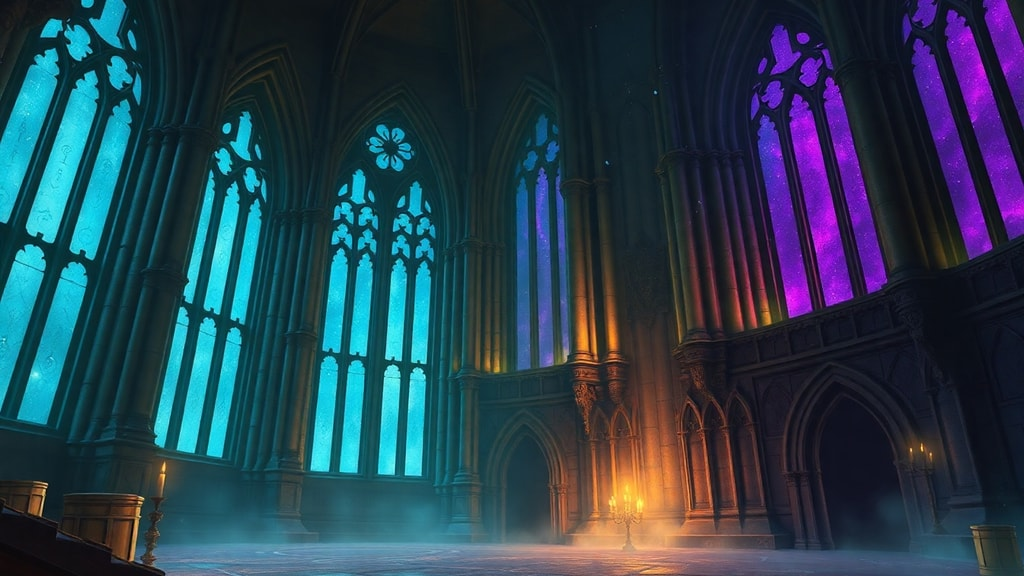
#> input picture tools/art_director/iterations/tower/backdrop.jpg, 1024 x 576 px
$ python gen_tower_art.py
#> lines starting #> are read from the running program, lines starting #| are printed output that depends on the picture; after the words box and inside, x2 and y2 are one past the last pixel; in counts of white or black regions, pixels touching at a corner belong together
#!/usr/bin/env python3
"""gen_tower_art.py — processa a arte da torre (Pollinations flux) pros assets do
jogo. Tema ARCANO: pedra de tijolo + runas purpura, catedral de mago.

  backdrop.jpg -> assets/sprites/backgrounds/tower_backdrop.png (1280x720)
  wall.jpg     -> assets/tilesets/tower_wall.png  (seamless, graduado)
              -> assets/tilesets/tower_floor.png  (tijolo + topo desgastado)
              -> assets/tilesets/tower_platform.png (tijolo + sombra embaixo)
  door.jpg     -> assets/sprites/tower_door.png (key-out do fundo preto, alpha)

Uso: python tools/art_director/gen_tower_art.py
"""
from __future__ import annotations
from collections import deque
from pathlib import Path
from PIL import Image, ImageFilter
import numpy as np

ROOT = Path(__file__).resolve().parents[2]
RAW = ROOT / "tools" / "art_director" / "iterations" / "tower"
BG = ROOT / "assets" / "sprites" / "backgrounds"
TS = ROOT / "assets" / "tilesets"
SPR = ROOT / "assets" / "sprites"


def make_seamless(im: Image.Image) -> Image.Image:
    w, h = im.size
    off = Image.new("RGB", (w, h))
    off.paste(im.crop((w // 2, h // 2, w, h)), (0, 0))
    off.paste(im.crop((0, h // 2, w // 2, h)), (w // 2, 0))
    off.paste(im.crop((w // 2, 0, w, h // 2)), (0, h // 2))
    off.paste(im.crop((0, 0, w // 2, h // 2)), (w // 2, h // 2))
    from PIL import ImageDraw
    mask = Image.new("L", (w, h), 0)
    ImageDraw.Draw(mask).ellipse((w * 0.12, h * 0.12, w * 0.88, h * 0.88), fill=255)
    mask = mask.filter(ImageFilter.GaussianBlur(w * 0.08))
    off.paste(im, (0, 0), mask)
    return off


def grade_arcane(img: Image.Image) -> Image.Image:
    """Assenta o tijolo na paleta arcana: dessatura leve, esfria a sombra pro
    azul-purpura, segura o highlight, levanta o preto pra um cinza-frio."""
    a = np.asarray(img.convert("RGB")).astype(np.float32)
    r, g, b = a[..., 0], a[..., 1], a[..., 2]
    lum = 0.299 * r + 0.587 * g + 0.114 * b
    a = lum[..., None] * 0.12 + a * 0.88          # dessatura 12%
    r, g, b = a[..., 0], a[..., 1], a[..., 2]
    sh = np.clip(1.0 - lum / 90.0, 0.0, 1.0)[..., None]   # sombras
    cool = np.array([18.0, 16.0, 34.0], np.float32)        # azul-purpura
    rgb = np.stack([r, g, b], -1)
    rgb = rgb * (1.0 - sh * 0.35) + cool * (sh * 0.35)
    hi = np.clip((lum - 165.0) / 90.0, 0.0, 1.0)[..., None]
    rgb = rgb * (1.0 - hi * 0.15)
    return Image.fromarray(np.clip(rgb, 0, 255).astype(np.uint8), "RGB")


def keyout(im: Image.Image, dark=20) -> Image.Image:
    rgb = im.convert("RGB"); W, H = rgb.size; px = rgb.load()
    darkm = [[max(px[x, y]) <= dark for x in range(W)] for y in range(H)]
    out = [[False] * W for _ in range(H)]; q = deque()
    for x in range(W):
        for y in (0, H - 1):
            if darkm[y][x]: out[y][x] = True; q.append((x, y))
    for y in range(H):
        for x in (0, W - 1):
            if darkm[y][x] and not out[y][x]: out[y][x] = True; q.append((x, y))
    while q:
        x, y = q.popleft()
        for nx, ny in ((x+1,y),(x-1,y),(x,y+1),(x,y-1)):
            if 0 <= nx < W and 0 <= ny < H and darkm[ny][nx] and not out[ny][nx]:
                out[ny][nx] = True; q.append((nx, ny))
    alpha = Image.new("L", (W, H), 255); ap = alpha.load()
    for y in range(H):
        for x in range(W):
            if out[y][x]: ap[x, y] = 0
    alpha = alpha.filter(ImageFilter.GaussianBlur(0.8))
    res = rgb.copy().convert("RGBA"); res.putalpha(alpha)
    bb = res.split()[3].getbbox()
    return res.crop(bb) if bb else res


def top_cap(tile: Image.Image, lighten: float) -> Image.Image:
    """Clareia levemente a fileira de cima (superficie desgastada/pisada)."""
    a = np.asarray(tile.convert("RGB")).astype(np.float32)
    H = a.shape[0]; band = max(3, int(H * 0.10))
    w = np.zeros(H, np.float32); w[:band] = np.linspace(lighten, 0.0, band)
    a = a * (1.0 + w[:, None, None] * 0.5)
    return Image.fromarray(np.clip(a, 0, 255).astype(np.uint8), "RGB")


def main() -> None:
    TS.mkdir(parents=True, exist_ok=True); SPR.mkdir(parents=True, exist_ok=True)
    # backdrop
    bd = Image.open(RAW / "backdrop.jpg").convert("RGB").resize((1280, 720), Image.LANCZOS)
    bd.save(BG / "tower_backdrop.png"); print("ok tower_backdrop.png")
#| ok tower_backdrop.png
    # tijolo -> wall/floor/platform (512 tile)
    brick = grade_arcane(make_seamless(Image.open(RAW / "wall.jpg").convert("RGB")).resize((512, 512), Image.LANCZOS))
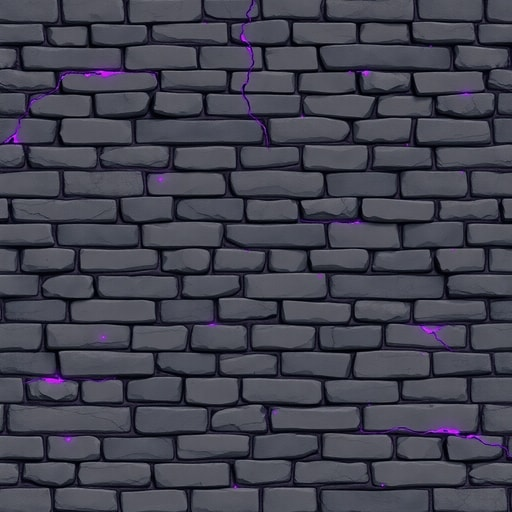
#> input picture tools/art_director/iterations/tower/wall.jpg, 512 x 512 px
#> in make_seamless, `w, h = im.size`: w = 512
#> in make_seamless, `off = Image.new("RGB", (w, h))`: off: PIL image 512x512 RGB; every value is 0
#> in make_seamless, im is the input picture: PIL image 512x512 RGB; mean R, G, B 66.9, 67.2, 79.6
#> in make_seamless, `mask = Image.new("L", (w, h), 0)`: mask: PIL image 512x512 L; every value is 0
#> in make_seamless, `ImageDraw.Draw(mask).ellipse((w * 0.12, h * 0.12, w * 0.88, h * 0.88),..`:
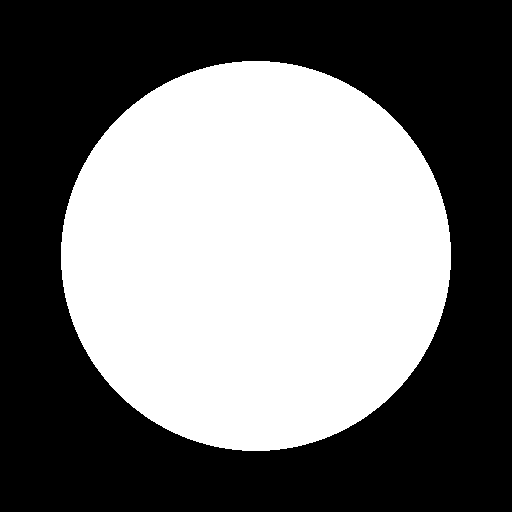
#> mask: PIL image 512x512 L; 45.6% white; 1 white region, box (x1, y1, x2, y2) and area: (61, 61, 451, 451) 119424
#> in grade_arcane, `hi = np.clip((lum - 165.0) / 90.0, 0.0, 1.0)[..., None]`: hi: shape (512, 512, 1) float32; every value is 0
    brick.save(TS / "tower_wall.png"); print("ok tower_wall.png")
#| ok tower_wall.png
    top_cap(brick, 0.6).save(TS / "tower_floor.png"); print("ok tower_floor.png")
#| ok tower_floor.png
    plat = top_cap(brick.crop((0, 0, 512, 96)), 0.6)
#> call 2 of top_cap, with lighten = 0.6
#> in top_cap (call 2), `a = a * (1.0 + w[:, None, None] * 0.5)`:
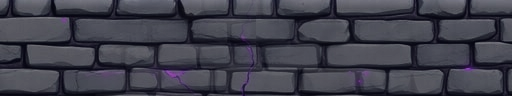
#> a: shape (96, 512, 3) float32; mean R, G, B 64.3, 64.6, 76
    plat.save(TS / "tower_platform.png"); print("ok tower_platform.png")
#| ok tower_platform.png
    # porta arcana
    keyout(Image.open(RAW / "door.jpg")).save(SPR / "tower_door.png"); print("ok tower_door.png")
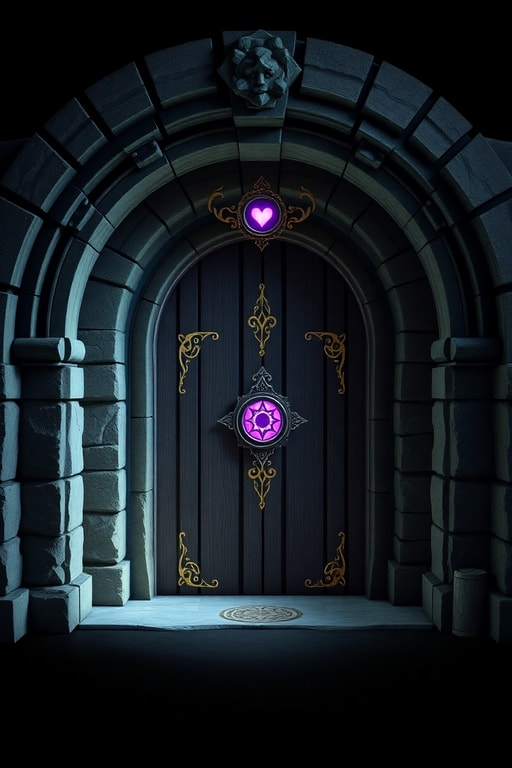
#> input picture tools/art_director/iterations/tower/door.jpg, 512 x 768 px
#> in keyout, rgb is the input picture: PIL image 512x768 RGB; mean R, G, B 20.8, 28.1, 33.4
#> in keyout, `darkm = [[max(px[x, y]) <= dark for x in range(W)] for y in range(H)]`: darkm = 768 items
#> in keyout, `alpha = Image.new('L', (W, H), 255)`: alpha: PIL image 512x768 L; every value is 255
#> in keyout, `alpha = alpha.filter(ImageFilter.GaussianBlur(0.8))`:
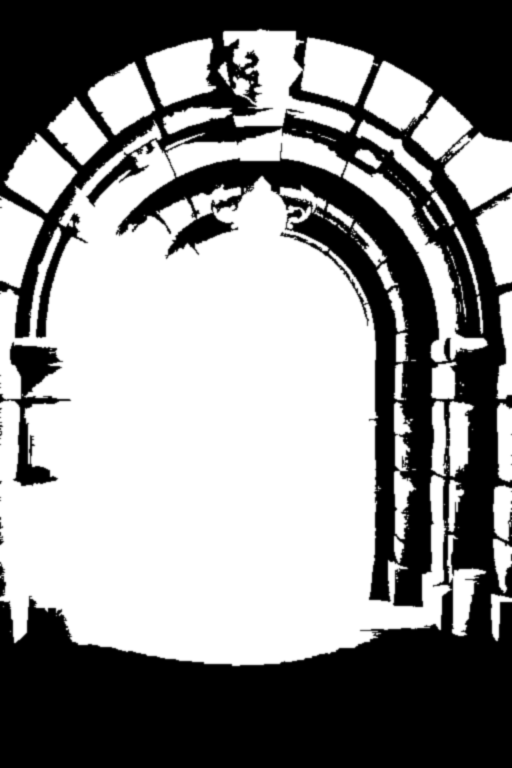
#> alpha: PIL image 512x768 L; min 0, max 255, mean 141.2
#> in keyout, `res.putalpha(alpha)`:
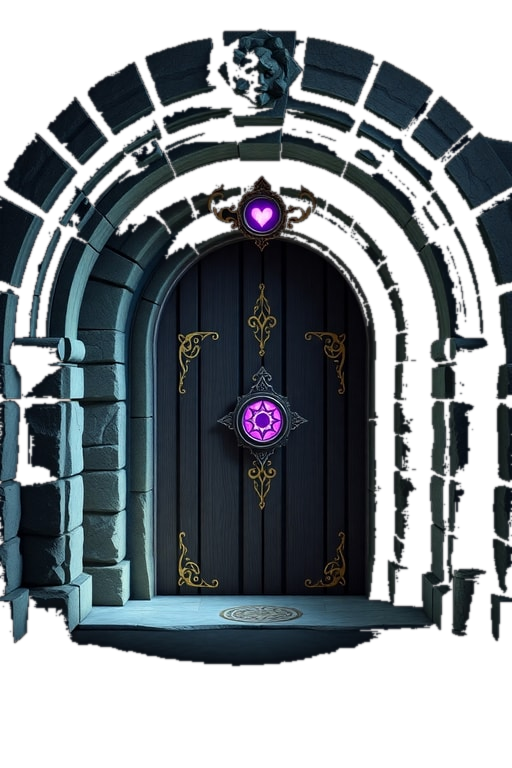
#> res: PIL image 512x768 RGBA; mean R, G, B, A 20.8, 28.1, 33.4, 141.2; transparent parts drawn white
#> in keyout, `bb = res.split()[3].getbbox()`: bb = (0, 27, 512, 668)
#> in keyout, `return res.crop(bb) if bb else res`:
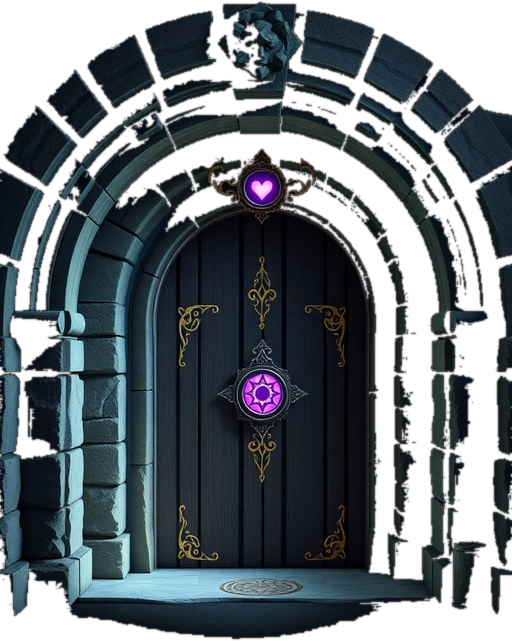
#> returned value: PIL image 512x641 RGBA; mean R, G, B, A 24.9, 33.5, 39.9, 169.1; transparent parts drawn white


if __name__ == "__main__":
    main()
